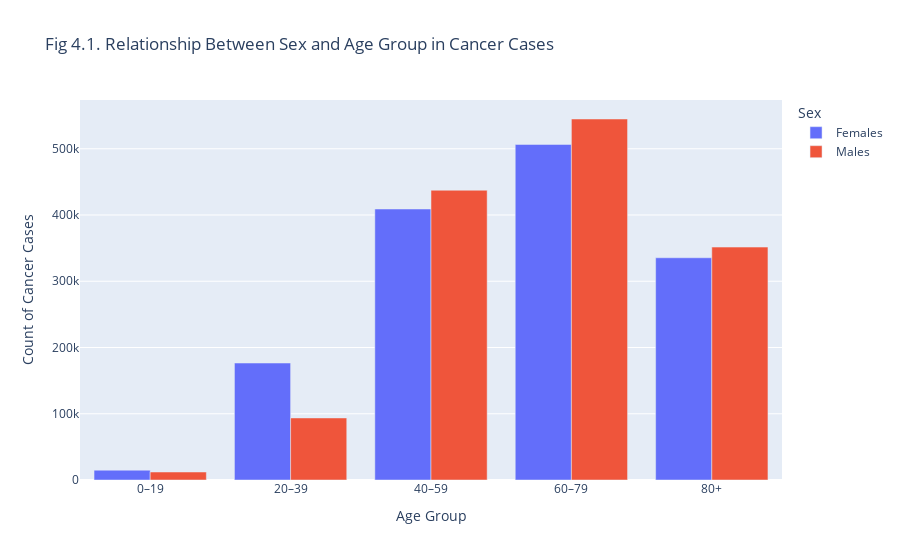

The notebook cell this image was saved under:
### Markdown cell above
#### 5.0.2.1. Relationship Between Sex and Age Group in Cancer Cases <a id='gender-cases'></a>

### Code cell
# Filter out rows where 'Sex' is not available or is not specified
df_filtered = IHMEGDX.dropna(subset=['Sex'])

# Group the data by 'Sex' and 'Age group (years)' and sum the counts for each group
df_sex_age_group = df_filtered.groupby(['Sex', 'Age group (years)'])['Count for cancer type'].sum().reset_index()

# Plotting the bar chart
fig = px.bar(df_sex_age_group, 
             x='Age group (years)', 
             y='Count for cancer type', 
             color='Sex', 
             barmode='group',
             title='Fig 4.1. Relationship Between Sex and Age Group in Cancer Cases',
             labels={'Age group (years)': 'Age Group', 'Count for cancer type': 'Count of Cancer Cases', 'Sex': 'Sex'})

fig.show()

### Figure 1 — Plotly figure (JSON) as saved in the notebook; plotly's stock layout.template omitted (floating-point values rounded to 4 significant figures)
{"data": [{"alignmentgroup": "True", "hovertemplate": "Sex=Females<br>Age Group=%{x}<br>Count of Cancer Cases=%{y}<extra></extra>", "legendgroup": "Females", "marker": {"color": "#636efa", "pattern": {"shape": ""}}, "name": "Females", "offsetgroup": "Females", "orientation": "v", "showlegend": true, "textposition": "auto", "type": "bar", "x": ["0–19", "20–39", "40–59", "60–79", "80+"], "xaxis": "x", "y": [14850, 176555, 409100.0, 506500.0, 335400.0], "yaxis": "y"}, {"alignmentgroup": "True", "hovertemplate": "Sex=Males<br>Age Group=%{x}<br>Count of Cancer Cases=%{y}<extra></extra>", "legendgroup": "Males", "marker": {"color": "#EF553B", "pattern": {"shape": ""}}, "name": "Males", "offsetgroup": "Males", "orientation": "v", "showlegend": true, "textposition": "auto", "type": "bar", "x": ["0–19", "20–39", "40–59", "60–79", "80+"], "xaxis": "x", "y": [12075, 93678, 437400.0, 544900.0, 351600.0], "yaxis": "y"}], "layout": {"barmode": "group", "legend": {"title": {"text": "Sex"}, "tracegroupgap": 0}, "title": {"text": "Fig 4.1. Relationship Between Sex and Age Group in Cancer Cases"}, "xaxis": {"anchor": "y", "domain": [0, 1], "title": {"text": "Age Group"}}, "yaxis": {"anchor": "x", "domain": [0, 1], "title": {"text": "Count of Cancer Cases"}}}}
